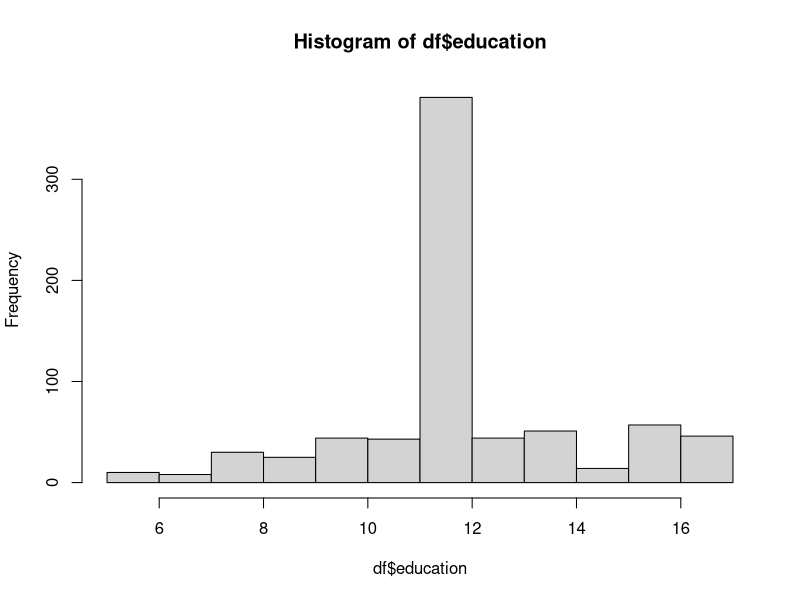
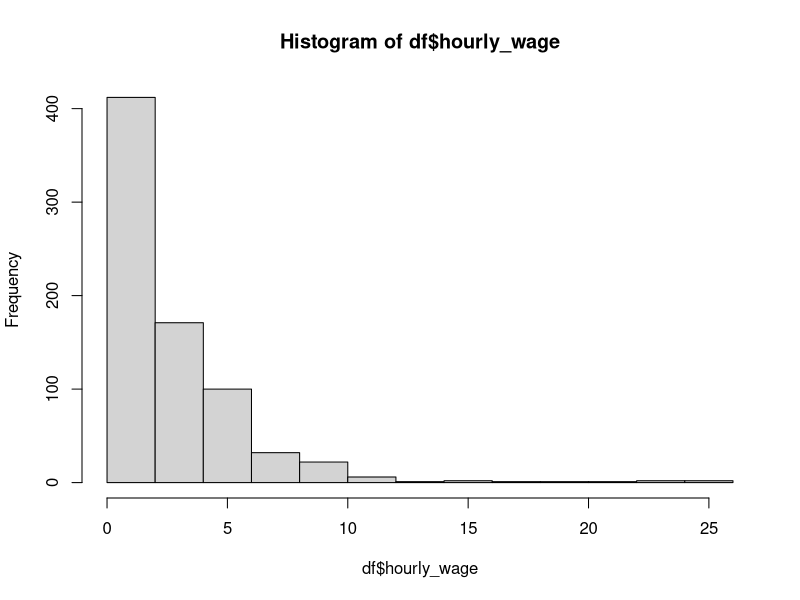
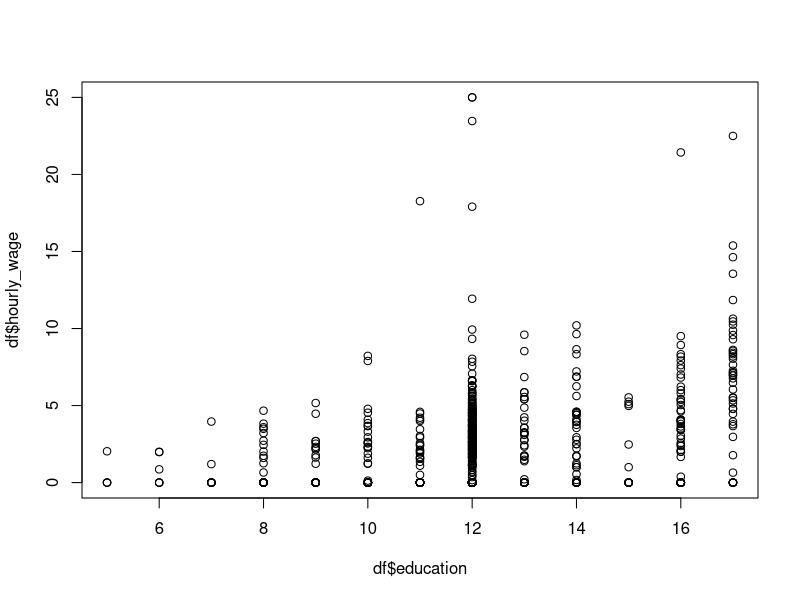
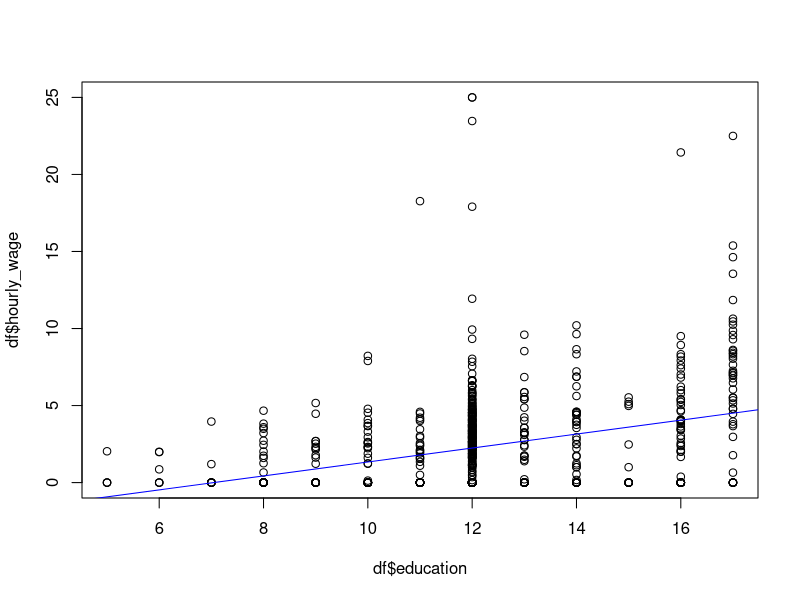

Generate these figures, in order, with R:
## ---- chunk 1
knitr::opts_chunk$set(echo = TRUE)
## ---- chunk 2
df <- read.csv("female_labor.csv")

head(df)
## ---- chunk 3
hist(df$education)
## ---- chunk 4
hist(df$hourly_wage)
## ---- chunk 5
plot(df$education, df$hourly_wage)
## ---- chunk 6
summary(df)
## ---- chunk 7
out <- lm(hourly_wage ~ education, data = df)
## ---- chunk 8
summary(out)
## ---- chunk 9
plot(df$education, df$hourly_wage)

abline(out, col = "blue")
